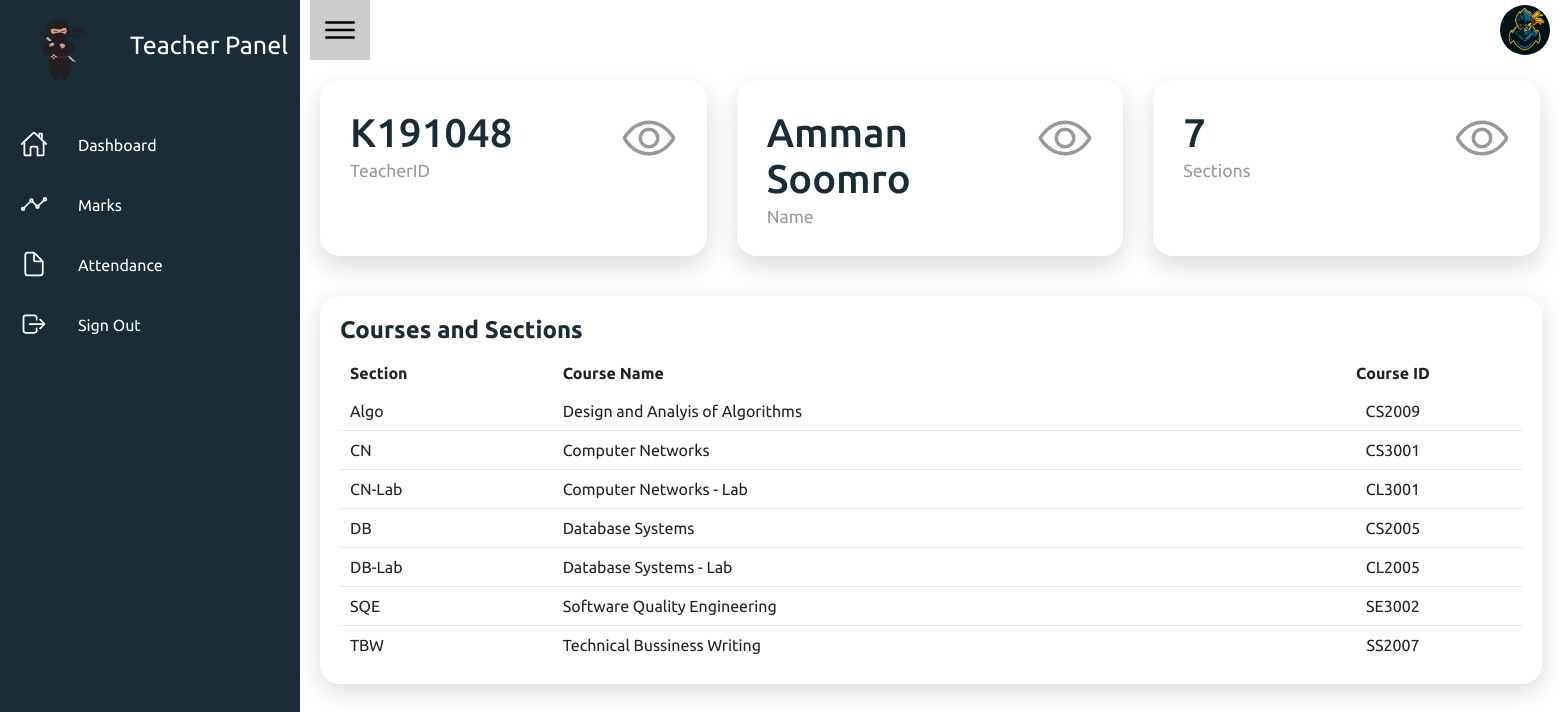
The page /Teacher_Panel.php (signed in) on the database its author committed.
### tables this page shows
CREATE TABLE `teacher_details` (
  `Name` varchar(20) NOT NULL,
  `Gender` varchar(8) NOT NULL,
  `Address` varchar(50) NOT NULL,
  `Salary` int(8) NOT NULL,
  `Teacher_ID` varchar(10) NOT NULL,
  `Department_ID` varchar(25) NOT NULL,
  `Password` varchar(25) NOT NULL
);

CREATE TABLE `section_details` (
  `Section_ID` varchar(25) NOT NULL,
  `Teacher_ID` varchar(25) NOT NULL,
  `Course_ID` varchar(25) NOT NULL
);

CREATE TABLE `course_details` (
  `Course_ID` varchar(25) NOT NULL,
  `Course_Name` varchar(55) NOT NULL,
  `Credit_Hours` int(11) NOT NULL
);

### Teacher_Panel.php (the view, shortened to what this page needs)
<?php
include_once('connect.php');
    ?>
<!DOCTYPE html>
<html lang="en">
<head>
    <link rel="stylesheet" href="CSS/Teacher_Panel.css" />
</head>
<body>
    <div class="container">
        <?php include_once('Includes/NavBar_Teacher_Panel.php') ?>
        <div class="main">
            <div class="topbar">
                <div class="toggle">
                    <ion-icon name="menu-outline"></ion-icon>
                </div>
                <div class="user">
                    <span class="icon"><img src="Pictures/UserIcon.jpg" width="80px" position="relative" /></span>
                </div>
            </div>
            <?php
                $qString = "Select * from teacher_details where Teacher_ID = '".$_COOKIE["faculty"]."'";
                $result = $conn -> query($qString);
                $row = $result->fetch_assoc();
                $qString = "Select * from section_details where Teacher_ID = '".$_COOKIE["faculty"]."'";
                $sectionsCount = mysqli_num_rows($conn -> query($qString));
            ?>
            <div class="cardBox">
                <div class="card">
                    <div>
                        <div class="numbers"><?php echo $_COOKIE["faculty"]; ?></div>
                        <div class="cardName">TeacherID</div>
                    </div>
                    <div class="iconBx">
                        <ion-icon name="eye-outline"></ion-icon>
                    </div>
                </div>
                <div class="card">
                    <div>
                        <div class="numbers"><?php echo $row["Name"] ?></div>
                        <div class="cardName">Name</div>
                    </div>
                    <div class="iconBx">
                        <ion-icon name="eye-outline"></ion-icon>
                    </div>
                </div>
                <div class="card">
                    <div>
                        <div class="numbers"><?php echo $sectionsCount ?></div>
                        <div class="cardName">Sections</div>
                    </div>
                    <div class="iconBx">
                        <ion-icon name="eye-outline"></ion-icon>
                    </div>
                </div>
            </div>
            <?php
                $qString = "Select * from section_details natural join course_details where Teacher_ID = '".$_COOKIE["faculty"]."'";
                $res = $conn -> query($qString);
            ?>
            <div class="details">
                <div class="recentOrders">
                    <div class="cardHeader">
                        <h2>Courses and Sections</h2>
                    </div>
                    <table>
                        <thead>
                            <tr>
                                <td>Section</td>
                                <td>Course Name</td>
                                <td>Course ID</td>
                            </tr>
                        </thead>
                        <tbody>
                            <?php
                                if(mysqli_num_rows($res) > 0){
                                    foreach($res as $row) {
                            ?>
                            <tr>
                                <td><?php echo $row["Section_ID"]; ?></td>
                                <td><?php echo $row["Course_Name"]; ?></td>
                                <td><?php echo $row["Course_ID"]; ?></td>
                            </tr>
                            <?php
                                    }
                                } else {
                                    ?>
                            <tr>
                                <td colspan = "3">You are not teaching any section</td>
                            </tr>
                            <?php
                                }
                            ?>
                        </tbody>
                    </table>
                </div>
            </div>
        </div>
    </div>
</body>
</html>

### CSS/Teacher_Panel.css (style rules this page uses)
* { margin: 0; padding: 0; box-sizing: border-box; font-family: "Ubuntu", sans-serif; }
:root { --blue: #1a2c35; --white: white; --grey: #f5f5f5; --black1: #222; --black2: #999; --backgound: #10191e; }
body { min-height: 100vh; overflow-x: hidden; background: var(--white); }
.container { position: relative; width: 100%; }
.main { position: absolute; width: calc(100% - 300px); left: 300px; min-height: 100vh; background: var(--white); transition: 0.5s; }
.topbar { width: 100%; height: 60px; display: flex; justify-content: space-between; align-items: center; padding: 0 10px; }
.toggle { position: relative; top: 0; width: 60px; height: 60px; background: #ccc; display: flex; justify-content: center; align-items: center; font-size: 2.5em; cursor: pointer; }
.user { position: relative; width: 50px; height: 50px; border-radius: 50%; overflow: hidden; cursor: pointer; }
.user img { position: absolute; top: 0; left: 0; width: 100%; height: 100%; object-fit: cover; }
.cardBox { position: relative; width: 100%; padding: 20px; display: grid; grid-template-columns: repeat(3, 1fr); grid-gap: 30px; }
.cardBox .card { position: relative; background: var(--white); padding: 30px; border-radius: 20px; display: flex; justify-content: space-between; box-shadow: 0 10px 25px rgba(0, 0, 0, 0.15); }
.cardBox .card .numbers { position: relative; font-weight: 500; font-size: 2.5em; color: var(--blue); }
.cardBox .card .cardName { color: var(--black2); font-size: 1.1em; margin-top: 5px; }
.cardBox .card .iconBx { font-size: 3.5em; color: var(--black2); }
.details { position: absolute; width:151%; padding: 20px; display: grid; grid-template-columns: 2fr 1fr; grid-gap: 30px; }
.details .recentOrders { position: relative; display: grid; min-height: 100px; background: var(--white); padding: 20px; box-shadow: 0 7px 25px rgba(0, 0, 0, 0.15); border-radius: 20px; }
.cardHeader { display: flex; justify-content: space-between; align-items: flex-start; }
.cardHeader h2 { font-weight: 600; color: var(--blue); }
.details table { width: 100%; border-collapse: collapse; margin-top: 10px; }
.details table thead td { font-weight: 800; }
.details .recentOrders table tr { color: var(--black1); border-bottom: 1px solid rgba(0, 0, 0, 0.1); }
.details .recentOrders table tr:last-child { border-bottom: none; }
.details .recentOrders table tr td { padding: 10px; }
.details .recentOrders table tr td:last-child { text-align: end; }
.details .recentOrders table tr td:nth-child(3) { text-align: center; }

### rows shown on the page
teacher_details: Name "Amman Soomro"
section_details: Section_ID "Algo", Course_ID.Course_Name "Design and Analyis of Algorithms", Course_ID "CS2009"
section_details: Section_ID "CN", Course_ID.Course_Name "Computer Networks", Course_ID "CS3001"
section_details: Section_ID "CN-Lab", Course_ID.Course_Name "Computer Networks - Lab", Course_ID "CL3001"
section_details: Section_ID "DB", Course_ID.Course_Name "Database Systems", Course_ID "CS2005"
section_details: Section_ID "DB-Lab", Course_ID.Course_Name "Database Systems - Lab", Course_ID "CL2005"
section_details: Section_ID "SQE", Course_ID.Course_Name "Software Quality Engineering", Course_ID "SE3002"
section_details: Section_ID "TBW", Course_ID.Course_Name "Technical Bussiness Writing", Course_ID "SS2007"

### other values the page prints
$_COOKIE["faculty"] "K191048"
$sectionsCount "7"
